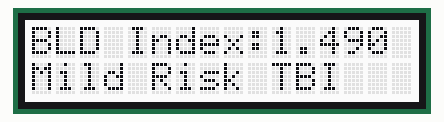
Simulated run of this sketch. Board: Arduino Uno, built with avr-gcc and run on an emulated ATmega328P. Shown: 16×2 character LCD. Random numbers use the default seed unless the sketch sets one.

Above: at 0.1 s.
At 10.2 s:
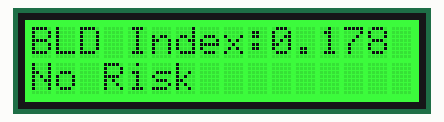
At 25.3 s:
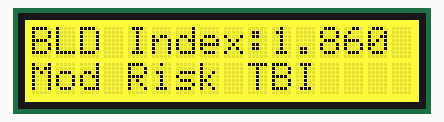
At 45.4 s:
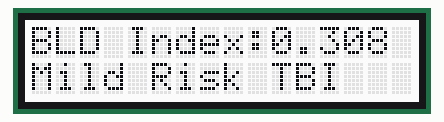
At 80.6 s:
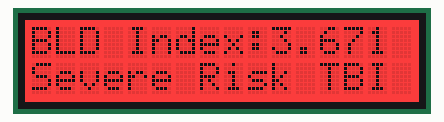
At 125.9 s:
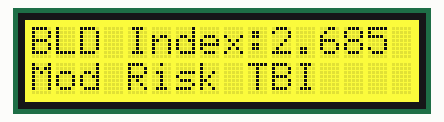

The sketch:

SMI.ino
```cpp
#include <Wire.h>
#include "rgb_lcd.h"

rgb_lcd lcd;

unsigned long displayStartTime = 0;
unsigned long interactionStartTime = 0;
const int colorR = 0;
const int colorG = 0;
const int colorB = 0;
const unsigned long loopInterval = 5000; // 5 seconds

void setup() {
  lcd.begin(16, 2);  // Initialize the LCD
  Serial.begin(9600); // Initialize serial communication
  lcd.setRGB(colorR, colorG, colorB);

  // Seed the random number generator with an analog reading
  randomSeed(analogRead(0));
}

void loop() {

  // Clear the display
  lcd.clear();

  // Generate a new random value for loop
  float userInput = random(2, 4000) / 1000.0;  // Random value between 0.002 and 4; Healthy -> Non-Healthy

  // Display Patients Blood Index
  lcd.setRGB(255, 255, 255);  // Set backlight color to white (General)
  lcd.setCursor(0, 0);  // Move to the first line
  lcd.print("BLD Index:");
  lcd.print(userInput, 3);  // Display userInput with 3 decimal places

  // Move to the second line
  lcd.setCursor(0, 1);

  // if-else statement tree >>>

  // Mild TBI
  if (userInput >= 0.263 && userInput <= 1.830) {
    lcd.setRGB(255, 255, 255);  // Set backlight color to white
    lcd.print("Mild Risk TBI");
  }
  // Mod TBI
  else if (userInput >= 1.831 && userInput <= 3.595) {
    lcd.setRGB(255, 255, 0);  // Set backlight color to yellow
    lcd.print("Mod Risk TBI");
  }
  // Severe TBI
  else if (userInput >= 3.596) {
    lcd.setRGB(255, 0, 0);  // Set backlight color to red
    lcd.print("Severe Risk TBI");
  }
  // No diseases found
  else  if (userInput <= 0.262) {
    lcd.setRGB(0, 255, 0);  // Set backlight color to green
    lcd.print("No Risk");
  }
  //Error Handling
  else {
    lcd.setRGB(128, 0, 128); // Set backlight color to purple
    lcd.print("Invalid Data");
  }

  // Delay for xx seconds
  delay(loopInterval);
}
```

Measured:
- what the display in image 1 shows lasts 5.0 s, from 10.2 s to 15.2 s
